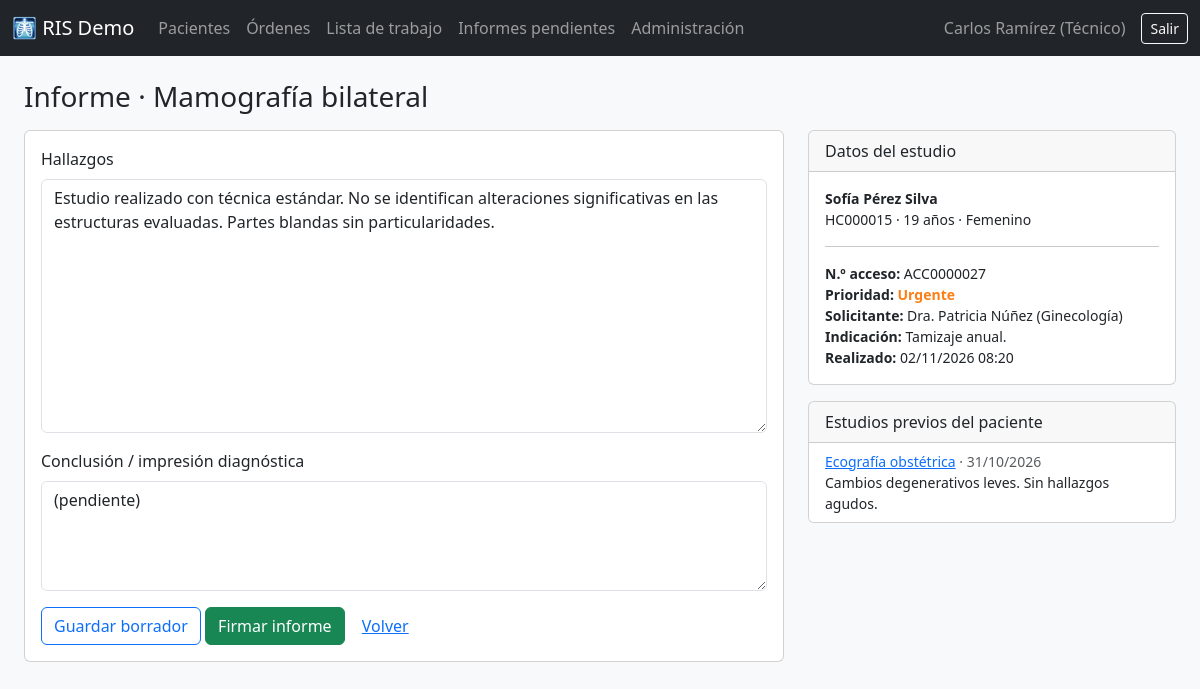
Page /informes/27/ (signed in) on the committed database.
### ris/models.py (models this page shows, shortened)
class Orden(models.Model):
    class Prioridad(models.TextChoices):
        RUTINA = "RUTINA", "Rutina"
        URGENTE = "URGENTE", "Urgente"
        STAT = "STAT", "Inmediata (STAT)"
    class Estado(models.TextChoices):
        SOLICITADA = "SOLICITADA", "Solicitada"
        PROGRAMADA = "PROGRAMADA", "Programada"
        EN_CURSO = "EN_CURSO", "En curso"
        REALIZADA = "REALIZADA", "Realizada (pendiente de informe)"
        INFORMADA = "INFORMADA", "Informada"
        CANCELADA = "CANCELADA", "Cancelada"
    numero_acceso = models.CharField(
        "N.º de acceso", max_length=20, unique=True, null=True, blank=True, editable=False
    )
    paciente = models.ForeignKey(Paciente, on_delete=models.PROTECT, related_name="ordenes")
    procedimiento = models.ForeignKey(Procedimiento, on_delete=models.PROTECT, related_name="ordenes")
    medico_solicitante = models.CharField("Médico solicitante", max_length=150)
    indicacion_clinica = models.TextField("Indicación clínica")
    prioridad = models.CharField(max_length=10, choices=Prioridad.choices, default=Prioridad.RUTINA)
    estado = models.CharField(max_length=12, choices=Estado.choices, default=Estado.SOLICITADA)
    sala = models.ForeignKey(Sala, on_delete=models.SET_NULL, null=True, blank=True, related_name="ordenes")
    fecha_programada = models.DateTimeField("Fecha y hora programada", null=True, blank=True)
    fecha_inicio = models.DateTimeField(null=True, blank=True)
    fecha_realizacion = models.DateTimeField("Fecha de realización", null=True, blank=True)
    tecnico = models.ForeignKey(
        settings.AUTH_USER_MODEL,
        on_delete=models.SET_NULL,
        null=True,
        blank=True,
        related_name="estudios_realizados",
        verbose_name="Técnico",
    )
    creado = models.DateTimeField("Fecha de solicitud", auto_now_add=True)
    class Meta:
        ordering = ["-creado"]
        verbose_name_plural = "órdenes"

class Procedimiento(models.Model):
    codigo = models.CharField("Código", max_length=20, unique=True)
    nombre = models.CharField(max_length=200)
    modalidad = models.CharField(max_length=2, choices=Modalidad.choices)
    duracion_minutos = models.PositiveIntegerField("Duración (min)", default=15)
    class Meta:
        ordering = ["modalidad", "nombre"]

class Informe(models.Model):
    class Estado(models.TextChoices):
        BORRADOR = "BORRADOR", "Borrador"
        FIRMADO = "FIRMADO", "Firmado"
    orden = models.OneToOneField(Orden, on_delete=models.CASCADE, related_name="informe")
    hallazgos = models.TextField()
    conclusion = models.TextField("Conclusión / impresión diagnóstica")
    estado = models.CharField(max_length=10, choices=Estado.choices, default=Estado.BORRADOR)
    radiologo = models.ForeignKey(
        settings.AUTH_USER_MODEL,
        on_delete=models.SET_NULL,
        null=True,
        blank=True,
        related_name="informes_firmados",
        verbose_name="Radiólogo",
    )
    creado = models.DateTimeField(auto_now_add=True)
    actualizado = models.DateTimeField(auto_now=True)
    fecha_firma = models.DateTimeField(null=True, blank=True)

class Paciente(models.Model):
    class Sexo(models.TextChoices):
        FEMENINO = "F", "Femenino"
        MASCULINO = "M", "Masculino"
        OTRO = "O", "Otro"
    historia_clinica = models.CharField(
        "N.º historia clínica", max_length=20, unique=True, null=True, blank=True, editable=False
    )
    documento = models.CharField("Documento de identidad", max_length=20, unique=True)
    nombres = models.CharField(max_length=100)
    apellidos = models.CharField(max_length=100)
    fecha_nacimiento = models.DateField("Fecha de nacimiento")
    sexo = models.CharField(max_length=1, choices=Sexo.choices)
    telefono = models.CharField("Teléfono", max_length=30, blank=True)
    email = models.EmailField(blank=True)
    creado = models.DateTimeField(auto_now_add=True)
    class Meta:
        ordering = ["apellidos", "nombres"]
    @property
    def nombre_completo(self):
        return f"{self.nombres} {self.apellidos}"
    @property
    def edad(self):
        hoy = date.today()
        fn = self.fecha_nacimiento
        return hoy.year - fn.year - ((hoy.month, hoy.day) < (fn.month, fn.day))

### ris/views.py (the view, shortened to what this page needs)
# urls.py: path("informes/<int:orden_pk>/", views.informe_editar, name="informe_editar"),
@login_required
def informe_editar(request, orden_pk):
    orden = get_object_or_404(Orden.objects.select_related(*RELACIONES_ORDEN), pk=orden_pk)
    informe = getattr(orden, "informe", None)
    if informe and informe.estado == Informe.Estado.FIRMADO:
        messages.info(request, "El informe ya está firmado y no puede modificarse.")
        return redirect("ris:orden_detalle", pk=orden.pk)
    if orden.estado != Orden.Estado.REALIZADA:
        messages.error(request, "Solo se pueden informar estudios realizados.")
        return redirect("ris:orden_detalle", pk=orden.pk)
    form = InformeForm(request.POST or None, instance=informe)
    previos = (
        orden.paciente.ordenes.filter(estado=Orden.Estado.INFORMADA)
        .exclude(pk=orden.pk)
        .select_related("procedimiento", "informe")[:5]
    )
    return render(
        request,
        "ris/informes/editar.html",
        {"orden": orden, "form": form, "informe": informe, "previos": previos},
    )

### ris/forms.py
class InformeForm(BootstrapMixin, forms.ModelForm):
    class Meta:
        model = Informe
        fields = ["hallazgos", "conclusion"]
        widgets = {
            "hallazgos": forms.Textarea(attrs={"rows": 10}),
            "conclusion": forms.Textarea(attrs={"rows": 4}),
        }

### ris/templates/ris/informes/editar.html (shortened to what this page needs)
{% extends "ris/base.html" %}
{% block contenido %}
<h1 class="h3 mb-3">Informe · {{ orden.procedimiento.nombre }}</h1>
<div class="row g-4">
  <div class="col-lg-8">
    <div class="card"><div class="card-body">
      <form method="post">
        {% include "ris/_form.html" %}
        <button class="btn btn-outline-primary" name="guardar">Guardar borrador</button>
        <button class="btn btn-success" name="firmar"
                onclick="return confirm('Una vez firmado el informe no podrá modificarse. ¿Continuar?');">
          Firmar informe
        </button>
        <a class="btn btn-link" href="{% url 'ris:orden_detalle' orden.pk %}">Volver</a>
      </form>
    </div></div>
  </div>
  <div class="col-lg-4">
    <div class="card mb-3">
      <div class="card-header">Datos del estudio</div>
      <div class="card-body small">
        <strong>{{ orden.paciente.nombre_completo }}</strong><br>
        {{ orden.paciente.historia_clinica }} · {{ orden.paciente.edad }} años · {{ orden.paciente.get_sexo_display }}<br>
        <hr>
        <strong>N.º acceso:</strong> {{ orden.numero_acceso }}<br>
        <strong>Prioridad:</strong> <span class="prio-{{ orden.prioridad }}">{{ orden.get_prioridad_display }}</span><br>
        <strong>Solicitante:</strong> {{ orden.medico_solicitante }}<br>
        <strong>Indicación:</strong> {{ orden.indicacion_clinica }}<br>
        <strong>Realizado:</strong> {{ orden.fecha_realizacion|date:"d/m/Y H:i" }}
      </div>
    </div>
    <div class="card">
      <div class="card-header">Estudios previos del paciente</div>
      <ul class="list-group list-group-flush small">
        {% for p in previos %}
          <li class="list-group-item">
            <a href="{% url 'ris:orden_detalle' p.pk %}">{{ p.procedimiento.nombre }}</a>
            <span class="text-muted">· {{ p.fecha_realizacion|date:"d/m/Y" }}</span><br>
            {{ p.informe.conclusion|truncatechars:120 }}
          </li>
        {% empty %}
          <li class="list-group-item text-muted">Sin estudios previos informados.</li>
        {% endfor %}
      </ul>
    </div>
  </div>
</div>
{% endblock %}

### ris/templates/ris/base.html (shortened to what this page needs)
<!doctype html>
<html lang="es">
<head>
  <link href="https://cdn.jsdelivr.net/npm/bootstrap@5.3.3/dist/css/bootstrap.min.css" rel="stylesheet">
</head>
<body class="bg-light">
<nav class="navbar navbar-expand navbar-dark bg-dark mb-4">
  <div class="container-fluid">
    <a class="navbar-brand" href="{% url 'ris:dashboard' %}">🩻 RIS Demo</a>
    {% if user.is_authenticated %}
      <ul class="navbar-nav me-auto">
        <li class="nav-item"><a class="nav-link" href="{% url 'ris:pacientes' %}">Pacientes</a></li>
        <li class="nav-item"><a class="nav-link" href="{% url 'ris:ordenes' %}">Órdenes</a></li>
        <li class="nav-item"><a class="nav-link" href="{% url 'ris:worklist' %}">Lista de trabajo</a></li>
        <li class="nav-item"><a class="nav-link" href="{% url 'ris:informes' %}">Informes pendientes</a></li>
        <li class="nav-item"><a class="nav-link" href="{% url 'admin:index' %}">Administración</a></li>
      </ul>
      <span class="navbar-text me-3">{{ user.get_full_name|default:user.username }}</span>
      <form method="post" action="{% url 'admin:logout' %}">
        <button class="btn btn-outline-light btn-sm">Salir</button>
      </form>
    {% endif %}
  </div>
</nav>
<main class="container-fluid px-4 pb-5">
  {% block contenido %}{% endblock %}
</main>
</body>
</html>

### ris/templates/ris/_form.html (shortened to what this page needs)
{% for field in form %}
  <div class="mb-3">
    <label class="form-label" for="{{ field.id_for_label }}">{{ field.label }}</label>
    {{ field }}
  </div>
{% endfor %}

### ris/templates/ris/base.html (style rules this page uses)
.prio-URGENTE { color:#fd7e14; font-weight:700; }

### rows in the picture
Orden: procedimiento.nombre "Mamografía bilateral", paciente.nombre_completo "Sofía Pérez Silva", paciente.historia_clinica "HC000015", paciente.edad "19", paciente.sexo "Femenino", numero_acceso "ACC0000027", prioridad "Urgente", medico_solicitante "Dra. Patricia Núñez (Ginecología)", indicacion_clinica "Tamizaje anual.", fecha_realizacion "02/11/2026 08:20"
Informe: form "Estudio realizado con técnica estándar. No se identifican alteraciones significativas en las estructuras evaluadas. Partes blandas sin particularidades." "(pendiente)"
Orden: procedimiento.nombre "Ecografía obstétrica", fecha_realizacion "31/10/2026", informe.conclusion "Cambios degenerativos leves. Sin hallazgos agudos."

### other values in the picture
{{ user.get_full_name|default:user.username }} "Carlos Ramírez (Técnico)"
{{ field.label }} "Hallazgos" "Conclusión / impresión diagnóstica"
